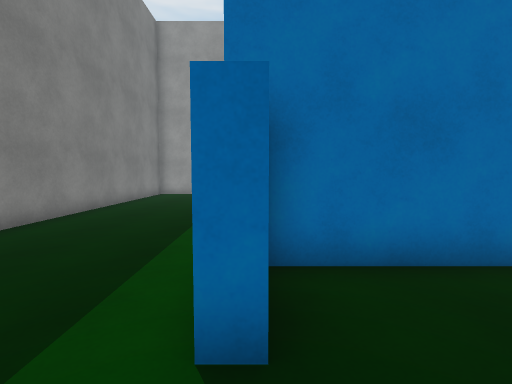
View 1 (above)

15 first-person views from a walk through a Unity game level. The camera is 1.3 m above the floor, tilts 4° down and sees 85° across. The floor is counted in squares, 1 m on a side. Each view is taken from the middle of a square. On the plan, view 1 faces up. The plan holds only what a view shows up to about 13 squares ahead; the rest is blank. The player is left out. Surface patterns are stand-ins for the level's own textures.

View 2
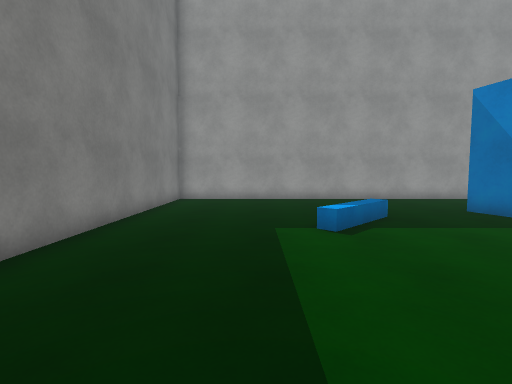

View 3
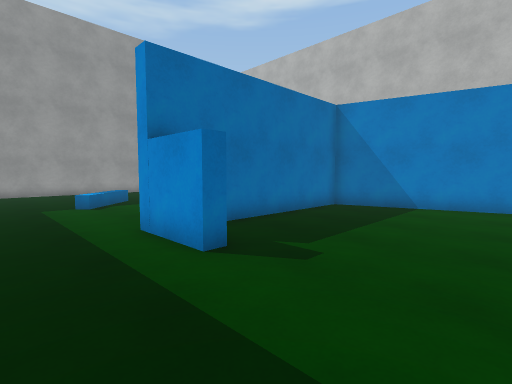

View 4
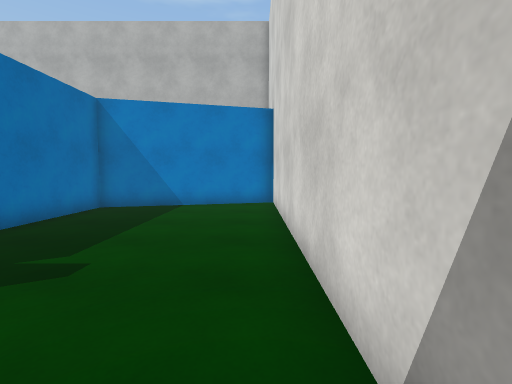

View 5
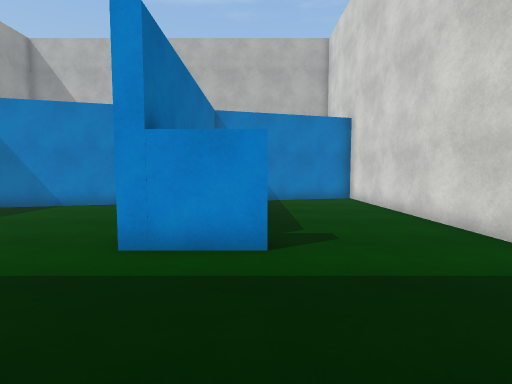

View 6
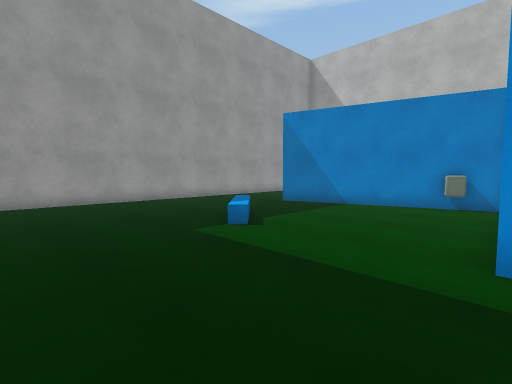

View 7
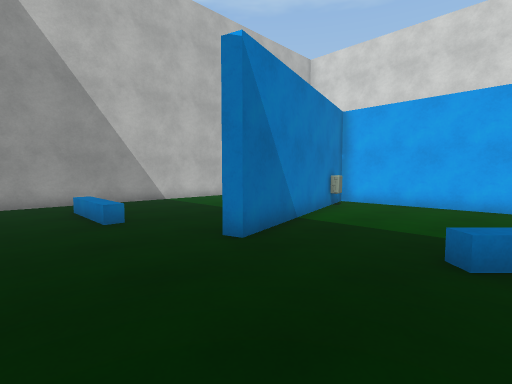

View 8
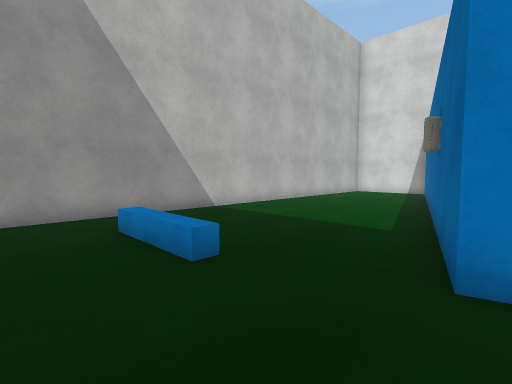

View 9
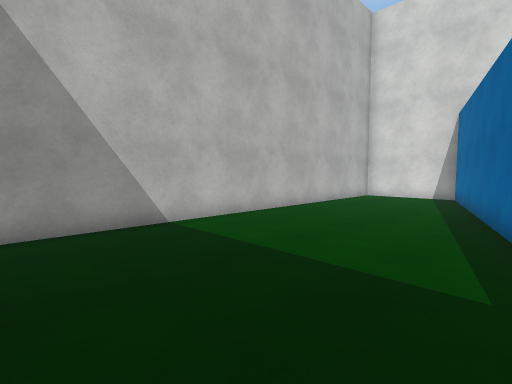

View 10
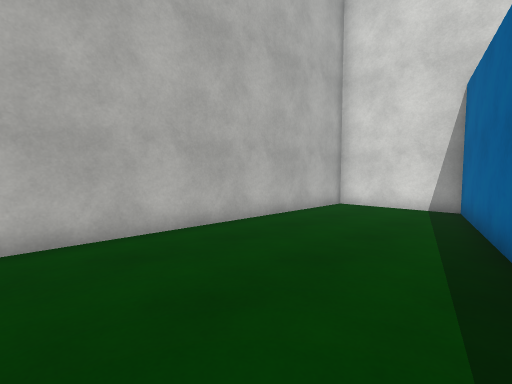

View 11
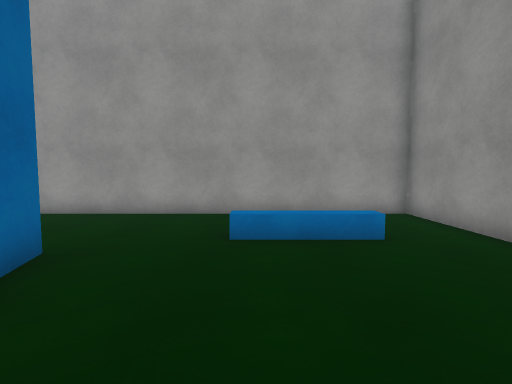

View 12
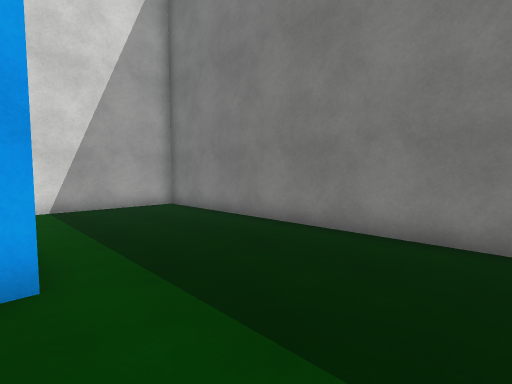

View 13
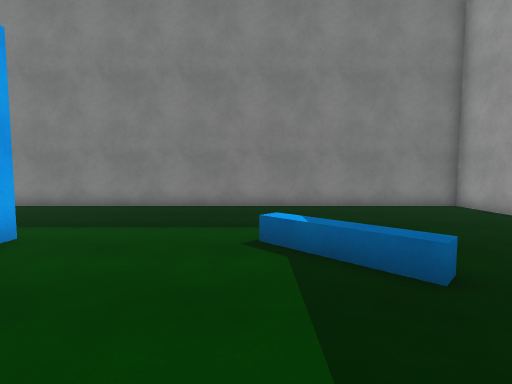

View 14
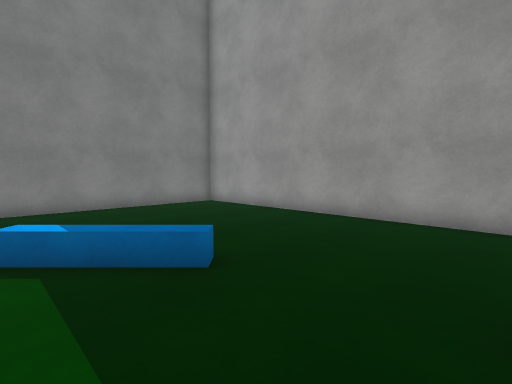

View 15
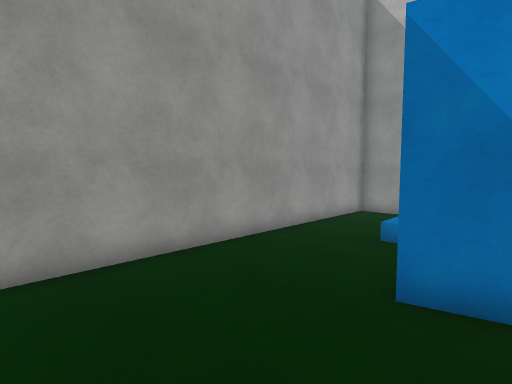

### Floor plan
Points are (right, up) in squares from view 1. A wall is a line through its corners. A room is listed if a view was taken in it or the views show most of it. See-through windows are left out.
Room 1 (views 1, 2, 3, 4, 5, 6, 7, 8, 9, 10, 11, 12, 13, 14, 15)
walls: (0.1, 1.8) (-0.4, 1.8) (-0.4, 4.3) (7.2, 4.3) (5.1, 12.3) (5.5, 12.4) (9.6, -2.8) (13.7, -2.8) (13.7, 16.7) (-5.7, 16.7) (-5.7, -2.8) (8.6, -2.8); (9.1, -2.9) (7.3, 3.8) (0.1, 3.8)

Where each view was taken, in squares from view 1:
view 1: 0 up, 0 right, facing up
view 2: 3 up, 2 left, facing up
view 3: 2 down, 3 left, facing up-right
view 4: 2 down, 3 left, facing right
view 5: 2 up, 5 left, facing right
view 6: 4 up, 5 left, facing up-right
view 7: 16 up, 1 right, facing down-right
view 8: 16 up, 5 right, facing down-right
view 9: 13 up, 7 right, facing down-right
view 10: 8 up, 8 right, facing down-right
view 11: 8 up, 9 right, facing up
view 12: 8 up, 0 right, facing down-left
view 13: 9 up, 5 right, facing left
view 14: 9 up, 5 right, facing up-left
view 15: 11 up, 1 right, facing up-right
